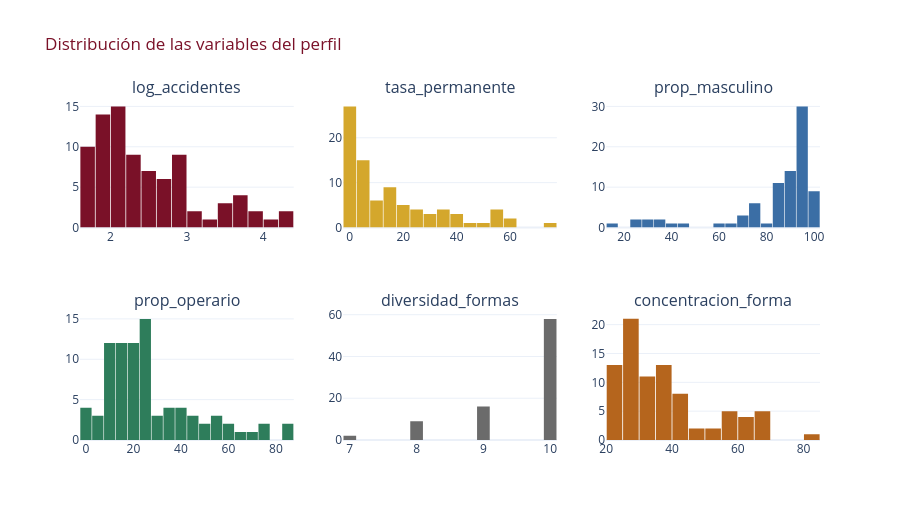

Write notebook code for a chart like this one.
### Markdown cell above
## 3️⃣ Histogramas *(requisito · Plotly interactivo)*

### Code cell
fig = make_subplots(rows=2, cols=3, subplot_titles=FEATURES)
for i, c in enumerate(FEATURES):
    fig.add_trace(go.Histogram(x=perfil[c], nbinsx=20, marker_color=PALETA[i % len(PALETA)],
                               showlegend=False), row=i//3 + 1, col=i % 3 + 1)
fig.update_layout(height=520, template=TEMPLATE, title_text="Distribución de las variables del perfil",
                  title_font_color=GRANATE, bargap=0.05)
fig.show()

### Figure 1 — Plotly figure (JSON) as saved in the notebook; plotly's stock layout.template omitted (floating-point values rounded to 4 significant figures)
{"data": [{"marker": {"color": "#7a1128"}, "nbinsx": 20, "showlegend": false, "type": "histogram", "x": [2.049, 1.792, 2.064, 2.43, 2.033, 2.241, 1.771, 2.965, 2.867, 2.452, 2.815, 2.994, 2.819, 3.089, 1.732, 2.669, 2.435, 1.863, 2.956, 1.799, 2.188, 1.826, 2.057, 2.13, 1.724, 3.288, 2.076, 3.162, 2.613, 1.903, 3.672, 2.246, 2.985, 1.968, 2.076, 3.43, 2.375, 1.778, 1.954, 1.833, 1.898, 2.064, 2.072, 1.924, 2.143, 2.577, 2.017, 2.204, 4.22, 3.42, 2.797, 3.969, 4.044, 2.517, 3.665, 3.482, 4.312, 2.215, 2.326, 3.671, 2.53, 3.738, 2.489, 3.964, 1.833, 2.057, 1.924, 2.212, 2.303, 1.699, 2.695, 2.262, 2.737, 2.831, 2.179, 1.771, 2.841, 2.057, 1.982, 1.82, 2.659, 1.716, 1.908, 1.875, 1.732], "xaxis": "x", "yaxis": "y"}, {"marker": {"color": "#d4a72c"}, "nbinsx": 20, "showlegend": false, "type": "histogram", "x": [49.11, 38.71, 25.0, 33.83, 28.7, 20.69, 22.03, 4.121, 2.035, 3.534, 4.135, 2.432, 2.124, 3.339, 3.704, 2.355, 1.471, 0.0, 3.429, 11.11, 12.34, 5.97, 11.4, 2.222, 15.09, 40.33, 74.79, 45.04, 29.27, 28.75, 55.76, 35.23, 57.87, 55.91, 22.69, 55.27, 0.4219, 0.0, 0.0, 2.941, 1.266, 3.448, 23.73, 34.52, 33.09, 3.175, 41.35, 23.12, 19.99, 8.207, 16.93, 16.7, 14.39, 12.16, 4.256, 17.44, 16.03, 18.29, 18.4, 15.81, 59.59, 12.39, 13.31, 17.41, 1.471, 52.63, 0.0, 1.84, 0.995, 6.0, 2.222, 1.093, 0.5495, 0.7386, 0.6623, 0.0, 0.2882, 4.386, 0.0, 1.515, 0.8772, 5.769, 0.0, 1.333, 5.556], "xaxis": "x2", "yaxis": "y2"}, {"marker": {"color": "#3b6ea5"}, "nbinsx": 20, "showlegend": false, "type": "histogram", "x": [92.86, 96.77, 93.97, 98.88, 96.3, 94.83, 94.92, 83.84, 57.53, 91.52, 88.21, 94.93, 95.3, 81.51, 74.07, 91.22, 31.99, 97.26, 95.02, 88.89, 71.43, 74.63, 97.37, 96.3, 86.79, 82.62, 42.02, 87.33, 96.59, 75.0, 91.29, 97.16, 91.93, 98.92, 26.05, 93.24, 95.36, 98.33, 16.67, 95.59, 100.0, 93.97, 83.05, 95.24, 97.84, 99.21, 89.42, 95.62, 75.32, 67.67, 82.75, 82.65, 95.51, 72.95, 93.69, 64.77, 88.92, 72.56, 89.62, 84.06, 87.61, 28.11, 88.64, 90.18, 91.18, 100.0, 42.86, 96.32, 94.53, 72.0, 86.46, 93.99, 83.15, 96.9, 98.01, 83.05, 89.91, 93.86, 95.83, 36.36, 96.05, 94.23, 98.77, 36.0, 24.07], "xaxis": "x3", "yaxis": "y3"}, {"marker": {"color": "#2e7d5b"}, "nbinsx": 20, "showlegend": false, "type": "histogram", "x": [16.07, 32.26, 52.59, 25.65, 40.74, 23.56, 8.475, 21.15, 27.82, 26.15, 13.94, 35.87, 39.91, 19.63, 9.259, 23.55, 3.309, 8.219, 12.17, 41.27, 67.53, 26.87, 53.51, 51.85, 58.49, 14.18, 10.08, 11.98, 16.59, 12.5, 10.95, 27.27, 9.213, 5.376, 0.0, 10.76, 34.6, 86.67, 0.0, 25.0, 59.49, 67.24, 22.88, 35.71, 25.18, 77.25, 29.81, 22.5, 21.25, 17.21, 20.29, 21.43, 23.48, 21.88, 46.38, 10.98, 23.91, 26.22, 15.57, 20.09, 10.32, 4.19, 26.62, 20.3, 44.12, 37.72, 19.05, 84.66, 75.12, 52.0, 15.56, 36.61, 12.64, 26.88, 15.89, 18.64, 19.45, 21.93, 15.62, 7.576, 13.38, 46.15, 54.32, 1.333, 1.852], "xaxis": "x4", "yaxis": "y4"}, {"marker": {"color": "#6b6b6b"}, "nbinsx": 20, "showlegend": false, "type": "histogram", "x": [10, 10, 10, 10, 8, 10, 8, 10, 10, 10, 10, 10, 10, 10, 7, 10, 10, 8, 10, 9, 9, 9, 10, 10, 8, 10, 9, 10, 10, 9, 10, 10, 10, 9, 10, 10, 10, 9, 7, 8, 8, 9, 10, 9, 10, 10, 9, 10, 10, 10, 10, 10, 10, 10, 10, 10, 10, 10, 10, 10, 9, 10, 10, 10, 9, 8, 9, 10, 10, 10, 10, 10, 10, 10, 10, 10, 10, 10, 9, 8, 10, 9, 10, 8, 9], "xaxis": "x5", "yaxis": "y5"}, {"marker": {"color": "#b5651d"}, "nbinsx": 20, "showlegend": false, "type": "histogram", "x": [39.29, 20.97, 23.28, 26.77, 48.15, 20.69, 35.59, 29.5, 25.24, 36.4, 26.95, 30.29, 32.17, 33.96, 37.04, 29.98, 52.21, 27.4, 29.31, 26.98, 29.87, 26.87, 27.19, 53.33, 20.75, 59.77, 83.19, 65.63, 55.61, 63.75, 69.97, 40.91, 68.32, 63.44, 69.75, 65.07, 26.16, 38.33, 55.56, 27.94, 27.85, 39.66, 45.76, 40.48, 40.29, 37.83, 37.5, 41.88, 36.45, 31.04, 40.89, 34.46, 32.66, 24.92, 30.91, 39.42, 39.55, 32.32, 40.09, 37.76, 61.36, 56.76, 25.32, 33.8, 38.24, 56.14, 26.19, 26.99, 42.79, 26.0, 24.44, 22.95, 20.33, 22.01, 29.14, 30.51, 22.19, 20.18, 28.12, 33.33, 20.39, 21.15, 25.93, 40.0, 64.81], "xaxis": "x6", "yaxis": "y6"}], "layout": {"annotations": [{"font": {"size": 16}, "showarrow": false, "text": "log_accidentes", "x": 0.1444, "xanchor": "center", "xref": "paper", "y": 1, "yanchor": "bottom", "yref": "paper"}, {"font": {"size": 16}, "showarrow": false, "text": "tasa_permanente", "x": 0.5, "xanchor": "center", "xref": "paper", "y": 1, "yanchor": "bottom", "yref": "paper"}, {"font": {"size": 16}, "showarrow": false, "text": "prop_masculino", "x": 0.8556, "xanchor": "center", "xref": "paper", "y": 1, "yanchor": "bottom", "yref": "paper"}, {"font": {"size": 16}, "showarrow": false, "text": "prop_operario", "x": 0.1444, "xanchor": "center", "xref": "paper", "y": 0.375, "yanchor": "bottom", "yref": "paper"}, {"font": {"size": 16}, "showarrow": false, "text": "diversidad_formas", "x": 0.5, "xanchor": "center", "xref": "paper", "y": 0.375, "yanchor": "bottom", "yref": "paper"}, {"font": {"size": 16}, "showarrow": false, "text": "concentracion_forma", "x": 0.8556, "xanchor": "center", "xref": "paper", "y": 0.375, "yanchor": "bottom", "yref": "paper"}], "bargap": 0.05, "height": 520, "title": {"font": {"color": "#7a1128"}, "text": "Distribución de las variables del perfil"}, "xaxis": {"anchor": "y", "domain": [0, 0.2889]}, "xaxis2": {"anchor": "y2", "domain": [0.3556, 0.6444]}, "xaxis3": {"anchor": "y3", "domain": [0.7111, 1]}, "xaxis4": {"anchor": "y4", "domain": [0, 0.2889]}, "xaxis5": {"anchor": "y5", "domain": [0.3556, 0.6444]}, "xaxis6": {"anchor": "y6", "domain": [0.7111, 1]}, "yaxis": {"anchor": "x", "domain": [0.625, 1]}, "yaxis2": {"anchor": "x2", "domain": [0.625, 1]}, "yaxis3": {"anchor": "x3", "domain": [0.625, 1]}, "yaxis4": {"anchor": "x4", "domain": [0, 0.375]}, "yaxis5": {"anchor": "x5", "domain": [0, 0.375]}, "yaxis6": {"anchor": "x6", "domain": [0, 0.375]}}}
